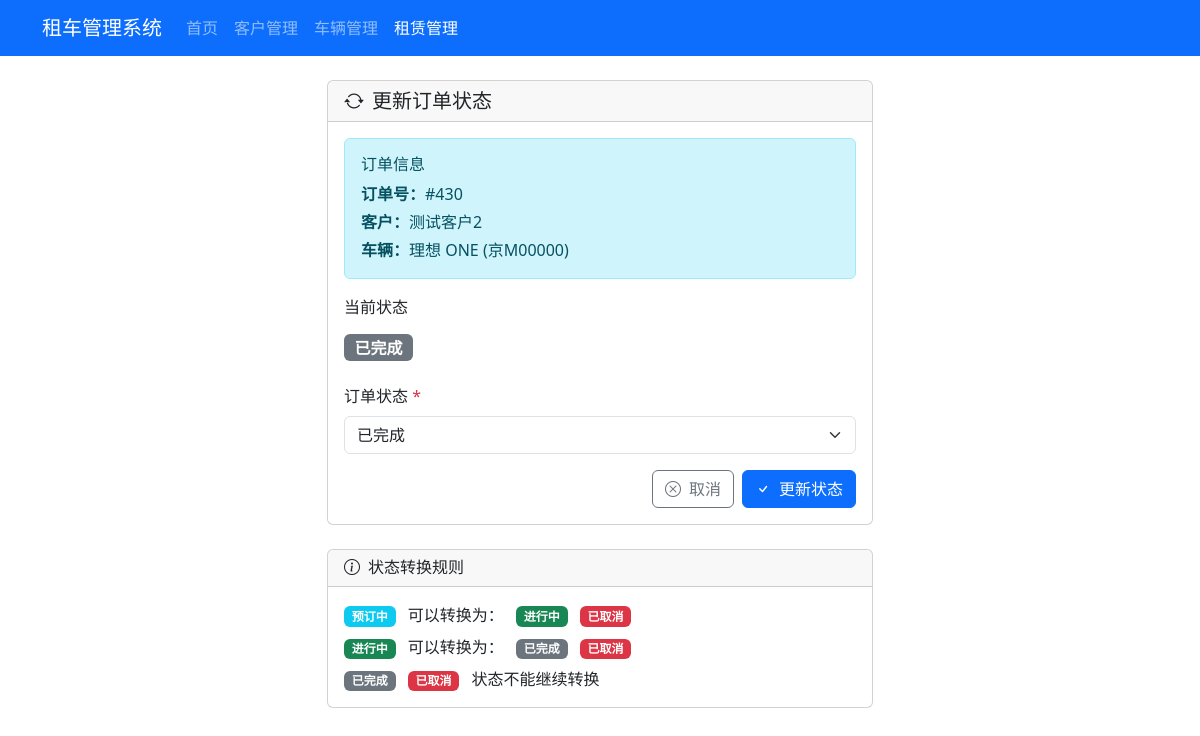
Page /rentals/430/status/ on the committed database.
### rentals/models.py (models this page shows, shortened)
class Rental(models.Model):
    RENTAL_STATUS_CHOICES = [
        ('PENDING', '预订中'),
        ('ONGOING', '进行中'),
        ('COMPLETED', '已完成'),
        ('CANCELLED', '已取消'),
    ]
    SETTLEMENT_STATUS_CHOICES = [
        ('UNSETTLED', '未结算'),
        ('PARTIAL', '部分结算'),
        ('SETTLED', '已结算'),
    ]
    customer = models.ForeignKey(
        Customer,
        on_delete=models.CASCADE,
        related_name='rentals',
        verbose_name='客户'
    )
    vehicle = models.ForeignKey(
        Vehicle,
        on_delete=models.CASCADE,
        related_name='rentals',
        verbose_name='车辆'
    )
    start_date = models.DateField(
        '租赁开始日期',
        help_text='租赁开始日期'
    )
    end_date = models.DateField(
        '租赁结束日期',
        help_text='租赁结束日期'
    )
    actual_return_date = models.DateField(
        '实际还车日期',
        blank=True,
        null=True,
        help_text='实际还车日期'
    )
    total_amount = models.DecimalField(
        '总金额',
        max_digits=10,
        decimal_places=2,
        validators=[MinValueValidator(Decimal('0.01'))],
        help_text='租赁总费用'
    )
    deposit = models.DecimalField(
        '押金',
        max_digits=10,
        decimal_places=2,
        default=Decimal('0.00'),
        validators=[MinValueValidator(Decimal('0.00'))],
        help_text='租赁押金金额'
    )
    pickup_location = models.CharField(
        '取车地点',
        max_length=200,
        default='门店',
        help_text='取车地点'
    )
    return_location = models.CharField(
        '还车地点',
        max_length=200,
        blank=True,
        null=True,
        help_text='还车地点（异地还车时填写）'
    )
    is_cross_location_return = models.BooleanField(
        '是否异地还车',
        default=False,
        help_text='是否异地还车'
    )
    cross_location_fee = models.DecimalField(
        '异地还车费用',
        max_digits=10,
        decimal_places=2,
        default=Decimal('0.00'),
        validators=[MinValueValidator(Decimal('0.00'))],
        help_text='异地还车产生的额外费用'
    )
    status = models.CharField(
        '订单状态',
        max_length=20,
        choices=RENTAL_STATUS_CHOICES,
        default='PENDING',
        help_text='当前订单状态'
    )
    notes = models.TextField(
        '备注',
        blank=True,
        null=True,
        help_text='订单备注信息'
    )
    created_at = models.DateTimeField(
        '创建时间',
        auto_now_add=True
    )
    updated_at = models.DateTimeField(
        '更新时间',
        auto_now=True
    )
    settlement_status = models.CharField(
        '结算状态',
        max_length=20,
        choices=SETTLEMENT_STATUS_CHOICES,
        default='UNSETTLED',
        help_text='订单费用结算状态'
    )
    settled_at = models.DateTimeField(
        '结算时间',
        blank=True,
        null=True,
        help_text='订单完成并结算的时间'
    )
    amount_paid = models.DecimalField(
        '累计支付金额',
        max_digits=10,
        decimal_places=2,
        default=Decimal('0.00'),
        help_text='用户累计支付金额（不含退款）'
    )
    amount_refunded = models.DecimalField(
        '累计退款金额',
        max_digits=10,
        decimal_places=2,
        default=Decimal('0.00'),
        help_text='系统累计退款金额'
    )
    class Meta:
        db_table = 'rentals'
        verbose_name = '租赁订单'
        verbose_name_plural = '租赁订单'
        ordering = ['-created_at']
        indexes = [
            models.Index(fields=['start_date']),
            models.Index(fields=['end_date']),
            models.Index(fields=['status']),
            models.Index(fields=['customer', 'status']),
            models.Index(fields=['vehicle', 'status']),
        ]

### customers/models.py (models this page shows, shortened)
class Customer(models.Model):
    MEMBER_LEVEL_CHOICES = [
        ('NORMAL', '普通会员'),
        ('VIP', 'VIP会员'),
    ]
    user = models.OneToOneField(
        User,
        on_delete=models.SET_NULL,
        related_name='customer_profile',
        blank=True,
        null=True,
        verbose_name='关联用户',
        help_text='关联的用户账号'
    )
    name = models.CharField(
        '姓名',
        max_length=100,
        help_text='客户姓名'
    )
    phone = models.CharField(
        '联系电话',
        max_length=20,
        validators=[
            RegexValidator(
                regex=r'^1[3-9]\d{9}$',
                message='请输入有效的手机号码'
            )
        ],
        help_text='11位手机号码'
    )
    email = models.EmailField(
        '邮箱',
        blank=True,
        null=True,
        help_text='电子邮箱地址'
    )
    id_card = models.CharField(
        '身份证号',
        max_length=18,
        unique=True,
        validators=[
            RegexValidator(
                regex=r'^[1-9]\d{5}(18|19|20)\d{2}((0[1-9])|(1[0-2]))(([0-2][1-9])|10|20|30|31)\d{3}[0-9Xx]$',
                message='请输入有效的身份证号码'
            )
        ],
        help_text='18位身份证号码'
    )
    license_number = models.CharField(
        '驾照号',
        max_length=20,
        unique=True,
        help_text='驾驶证号码'
    )
    license_type = models.CharField(
        '驾照类型',
        max_length=10,
        choices=[
            ('A', 'A类驾照'),
            ('B', 'B类驾照'),
            ('C', 'C类驾照'),
        ],
        default='C',
        help_text='驾驶证类型'
    )
    member_level = models.CharField(
        '会员等级',
        max_length=20,
        choices=MEMBER_LEVEL_CHOICES,
        default='NORMAL',
        help_text='客户会员等级'
    )
    created_at = models.DateTimeField(
        '创建时间',
        auto_now_add=True
    )
    updated_at = models.DateTimeField(
        '更新时间',
        auto_now=True
    )
    class Meta:
        db_table = 'customers'
        verbose_name = '客户'
        verbose_name_plural = '客户'
        ordering = ['-created_at']
        indexes = [
            models.Index(fields=['id_card']),
            models.Index(fields=['license_number']),
            models.Index(fields=['phone']),
            models.Index(fields=['member_level']),
        ]

### vehicles/models.py (models this page shows, shortened)
class Vehicle(models.Model):
    VEHICLE_STATUS_CHOICES = [
        ('AVAILABLE', '可用'),
        ('RENTED', '已租'),
        ('MAINTENANCE', '维修中'),
    ]
    license_plate = models.CharField(
        '车牌号',
        max_length=20,
        unique=True,
        help_text='车辆唯一标识'
    )
    brand = models.CharField(
        '品牌',
        max_length=50,
        help_text='汽车品牌'
    )
    model = models.CharField(
        '型号',
        max_length=50,
        help_text='汽车型号'
    )
    vehicle_type = models.CharField(
        '车辆类型',
        max_length=20,
        help_text='如：轿车、SUV、MPV等'
    )
    color = models.CharField(
        '颜色',
        max_length=20,
        help_text='车身颜色'
    )
    seats = models.PositiveIntegerField(
        '座位数',
        default=5,
        validators=[MinValueValidator(2)],
        help_text='车辆座位数（2-50座）'
    )
    daily_rate = models.DecimalField(
        '日租金',
        max_digits=10,
        decimal_places=2,
        validators=[MinValueValidator(Decimal('0.01'))],
        help_text='每日租金价格'
    )
    status = models.CharField(
        '车辆状态',
        max_length=20,
        choices=VEHICLE_STATUS_CHOICES,
        default='AVAILABLE',
        help_text='当前车辆状态'
    )
    created_at = models.DateTimeField(
        '创建时间',
        auto_now_add=True
    )
    updated_at = models.DateTimeField(
        '更新时间',
        auto_now=True
    )
    class Meta:
        db_table = 'vehicles'
        verbose_name = '车辆'
        verbose_name_plural = '车辆'
        ordering = ['-created_at']
        indexes = [
            models.Index(fields=['license_plate']),
            models.Index(fields=['status']),
            models.Index(fields=['brand', 'model']),
            models.Index(fields=['seats']),  # 为座位数添加索引，优化搜索性能
        ]

### rentals/views.py (the view)
# urls.py: path('<int:pk>/status/', views.rental_status_update, name='rental_status_update'),
def rental_status_update(request, pk):
    rental = get_object_or_404(Rental, pk=pk)
    if request.method == 'POST':
        form = RentalStatusForm(request.POST, instance=rental)
        if form.is_valid():
            old_status = rental.status
            rental = form.save()
            with transaction.atomic():
                if old_status == 'PENDING' and rental.status == 'ONGOING':
                    rental.vehicle.status = 'RENTED'
                    rental.vehicle.save()
                    messages.success(request, '订单状态已更新为进行中')
                elif old_status in ['PENDING', 'ONGOING'] and rental.status == 'COMPLETED':
                    rental.vehicle.status = 'AVAILABLE'
                    rental.vehicle.save()
                    messages.success(request, '订单已完成，车辆已归还')
                elif rental.status == 'CANCELLED':
                    if rental.vehicle.status == 'RENTED':
                        rental.vehicle.status = 'AVAILABLE'
                        rental.vehicle.save()
                    messages.success(request, '订单已取消')
                else:
                    messages.success(request, '状态更新成功')
            return redirect('rentals:rental_detail', pk=rental.pk)
    else:
        form = RentalStatusForm(instance=rental)
    context = {
        'form': form,
        'rental': rental,
    }
    return render(request, 'rentals/rental_status_form.html', context)

### rentals/forms.py (shortened to what this page needs)
class RentalStatusForm(forms.ModelForm):
    class Meta:
        model = Rental
        fields = ['status']
        widgets = {
            'status': forms.Select(attrs={
                'class': 'form-select',
                'required': True
            }),
        }

### templates/rentals/rental_status_form.html (shortened to what this page needs)
{% extends "rentals/base.html" %}
{% block content %}
<div class="row justify-content-center">
    <div class="col-md-6">
        <div class="card">
            <div class="card-header">
                <h5 class="card-title mb-0">
                    <i class="bi bi-arrow-repeat me-2"></i>更新订单状态
                </h5>
            </div>
            <div class="card-body">
                <div class="alert alert-info">
                    <h6 class="alert-heading">订单信息</h6>
                    <p class="mb-1"><strong>订单号：</strong>#{{ rental.id }}</p>
                    <p class="mb-1"><strong>客户：</strong>{{ rental.customer.name }}</p>
                    <p class="mb-0"><strong>车辆：</strong>{{ rental.vehicle.brand }} {{ rental.vehicle.model }} ({{ rental.vehicle.license_plate }})</p>
                </div>
                <div class="mb-3">
                    <label class="form-label">当前状态</label>
                    <div class="form-control-plaintext">
                        <span class="badge status-badge status-{{ rental.status|lower }} fs-6">
                            {{ rental.get_status_display }}
                        </span>
                    </div>
                </div>
                <form method="post">
                    <div class="mb-3">
                        <label for="{{ form.status.id_for_label }}" class="form-label">
                            {{ form.status.label }}
                            <span class="text-danger">*</span>
                        </label>
                        {{ form.status }}
                    </div>
                    <div class="d-flex justify-content-end">
                        <a href="{% url 'rentals:rental_detail' rental.id %}" class="btn btn-outline-secondary me-2">
                            <i class="bi bi-x-circle me-2"></i>取消
                        </a>
                        <button type="submit" class="btn btn-primary">
                            <i class="bi bi-check me-2"></i>更新状态
                        </button>
                    </div>
                </form>
            </div>
        </div>
    </div>
</div>
<div class="row justify-content-center mt-4">
    <div class="col-md-6">
        <div class="card">
            <div class="card-header">
                <h6 class="card-title mb-0">
                    <i class="bi bi-info-circle me-2"></i>状态转换规则
                </h6>
            </div>
            <div class="card-body">
                <ul class="list-unstyled mb-0">
                    <li class="mb-2">
                        <span class="badge bg-info me-2">预订中</span>
                        可以转换为：
                        <span class="badge bg-success ms-2">进行中</span>
                        <span class="badge bg-danger ms-2">已取消</span>
                    </li>
                    <li class="mb-2">
                        <span class="badge bg-success me-2">进行中</span>
                        可以转换为：
                        <span class="badge bg-secondary ms-2">已完成</span>
                        <span class="badge bg-danger ms-2">已取消</span>
                    </li>
                    <li>
                        <span class="badge bg-secondary me-2">已完成</span>
                        <span class="badge bg-danger me-2">已取消</span>
                        状态不能继续转换
                    </li>
                </ul>
            </div>
        </div>
    </div>
</div>
{% endblock %}

### templates/rentals/base.html (style rules this page uses)
.status-badge { font-size: 0.75rem; }
.status-completed { background-color: #6c757d; }

### rows in the picture
Rental: id "430", customer.name "测试客户2", vehicle.brand "理想", vehicle.model "ONE", vehicle.license_plate "京M00000", status "已完成"
